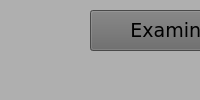
<?xml version="1.0" encoding="UTF-8"?>
<ui version="4.0">
 <class>MainWindow</class>
 <widget class="QMainWindow" name="MainWindow">
  <property name="windowTitle">
   <string>MainWindow</string>
  </property>
  <property name="styleSheet">
   <string notr="true">background-color: rgb(231, 236, 255);
background-color: rgb(175, 175, 175);</string>
  </property>
  <widget class="QWidget" name="centralwidget">
   <widget class="QPushButton" name="Examinar">
    <property name="geometry">
     <rect>
      <x>90</x>
      <y>10</y>
      <width>171</width>
      <height>41</height>
     </rect>
    </property>
    <property name="font">
     <font>
      <family>Verdana</family>
      <pointsize>14</pointsize>
     </font>
    </property>
    <property name="styleSheet">
     <string notr="true">background-color: rgb(102, 102, 102);</string>
    </property>
    <property name="text">
     <string>Examinar</string>
    </property>
   </widget>
   <widget class="QPushButton" name="Analizar">
    <property name="geometry">
     <rect>
      <x>70</x>
      <y>400</y>
      <width>201</width>
      <height>41</height>
     </rect>
    </property>
    <property name="font">
     <font>
      <family>Verdana</family>
      <pointsize>14</pointsize>
     </font>
    </property>
    <property name="styleSheet">
     <string notr="true">background-color: rgb(102, 102, 102);</string>
    </property>
    <property name="text">
     <string>Analizar imagen</string>
    </property>
   </widget>
   <widget class="QTextEdit" name="textEdit">
    <property name="geometry">
     <rect>
      <x>400</x>
      <y>200</y>
      <width>171</width>
      <height>121</height>
     </rect>
    </property>
    <property name="font">
     <font>
      <family>Verdana</family>
      <pointsize>12</pointsize>
      <weight>75</weight>
      <bold>true</bold>
     </font>
    </property>
    <property name="styleSheet">
     <string notr="true">background-color: rgb(177, 177, 177);</string>
    </property>
    <property name="html">
     <string>&lt;!DOCTYPE HTML PUBLIC &quot;-//W3C//DTD HTML 4.0//EN&quot; &quot;http://www.w3.org/TR/REC-html40/strict.dtd&quot;&gt;
&lt;html&gt;&lt;head&gt;&lt;meta name=&quot;qrichtext&quot; content=&quot;1&quot; /&gt;&lt;style type=&quot;text/css&quot;&gt;
p, li { white-space: pre-wrap; }
&lt;/style&gt;&lt;/head&gt;&lt;body style=&quot; font-family:'Verdana'; font-size:12pt; font-weight:600; font-style:normal;&quot;&gt;
&lt;p align=&quot;center&quot; style=&quot;-qt-paragraph-type:empty; margin-top:0px; margin-bottom:0px; margin-left:0px; margin-right:0px; -qt-block-indent:0; text-indent:0px;&quot;&gt;&lt;br /&gt;&lt;/p&gt;&lt;/body&gt;&lt;/html&gt;</string>
    </property>
   </widget>
   <widget class="QSlider" name="horizontalSlider">
    <property name="geometry">
     <rect>
      <x>820</x>
      <y>380</y>
      <width>160</width>
      <height>22</height>
     </rect>
    </property>
    <property name="maximum">
     <number>100</number>
    </property>
    <property name="orientation">
     <enum>Qt::Horizontal</enum>
    </property>
   </widget>
   <widget class="QRadioButton" name="radioButton">
    <property name="geometry">
     <rect>
      <x>740</x>
      <y>380</y>
      <width>71</width>
      <height>17</height>
     </rect>
    </property>
    <property name="text">
     <string>Manual</string>
    </property>
   </widget>
   <widget class="QRadioButton" name="automatica">
    <property name="geometry">
     <rect>
      <x>650</x>
      <y>380</y>
      <width>81</width>
      <height>17</height>
     </rect>
    </property>
    <property name="text">
     <string>Automatica</string>
    </property>
   </widget>
   <widget class="QLabel" name="label">
    <property name="geometry">
     <rect>
      <x>540</x>
      <y>370</y>
      <width>101</width>
      <height>31</height>
     </rect>
    </property>
    <property name="font">
     <font>
      <family>Verdana</family>
      <pointsize>12</pointsize>
      <weight>75</weight>
      <bold>true</bold>
     </font>
    </property>
    <property name="text">
     <string>Corrección</string>
    </property>
   </widget>
   <widget class="QLabel" name="label_2">
    <property name="geometry">
     <rect>
      <x>30</x>
      <y>80</y>
      <width>351</width>
      <height>291</height>
     </rect>
    </property>
    <property name="styleSheet">
     <string notr="true">background-color: rgb(175, 175, 175);</string>
    </property>
    <property name="text">
     <string/>
    </property>
   </widget>
   <widget class="QLabel" name="label_3">
    <property name="geometry">
     <rect>
      <x>590</x>
      <y>80</y>
      <width>351</width>
      <height>291</height>
     </rect>
    </property>
    <property name="styleSheet">
     <string notr="true">background-color: rgb(175, 175, 175);</string>
    </property>
    <property name="text">
     <string/>
    </property>
   </widget>
   <widget class="QLabel" name="label_4">
    <property name="geometry">
     <rect>
      <x>410</x>
      <y>150</y>
      <width>131</width>
      <height>31</height>
     </rect>
    </property>
    <property name="font">
     <font>
      <family>Verdana</family>
      <pointsize>12</pointsize>
      <weight>75</weight>
      <bold>true</bold>
     </font>
    </property>
    <property name="text">
     <string>Se detectaron:</string>
    </property>
   </widget>
   <widget class="QPushButton" name="Corregir">
    <property name="geometry">
     <rect>
      <x>680</x>
      <y>410</y>
      <width>121</width>
      <height>31</height>
     </rect>
    </property>
    <property name="font">
     <font>
      <family>Verdana</family>
      <pointsize>14</pointsize>
     </font>
    </property>
    <property name="styleSheet">
     <string notr="true">background-color: rgb(102, 102, 102);</string>
    </property>
    <property name="text">
     <string>Corregir</string>
    </property>
   </widget>
   <widget class="QComboBox" name="popup">
    <property name="geometry">
     <rect>
      <x>950</x>
      <y>200</y>
      <width>251</width>
      <height>31</height>
     </rect>
    </property>
    <property name="font">
     <font>
      <family>Verdana</family>
      <pointsize>10</pointsize>
      <weight>75</weight>
      <bold>true</bold>
     </font>
    </property>
    <item>
     <property name="text">
      <string/>
     </property>
    </item>
    <item>
     <property name="text">
      <string>Guardar imagen original</string>
     </property>
    </item>
    <item>
     <property name="text">
      <string>Guardar imagen corregida</string>
     </property>
    </item>
    <item>
     <property name="text">
      <string>Guardar imagen sin etiquetas</string>
     </property>
    </item>
    <item>
     <property name="text">
      <string>Descargar mascara binaria de RE</string>
     </property>
    </item>
    <item>
     <property name="text">
      <string/>
     </property>
    </item>
   </widget>
   <widget class="QPushButton" name="pushButton">
    <property name="geometry">
     <rect>
      <x>1040</x>
      <y>250</y>
      <width>75</width>
      <height>23</height>
     </rect>
    </property>
    <property name="font">
     <font>
      <family>Verdana</family>
      <pointsize>12</pointsize>
      <weight>75</weight>
      <bold>true</bold>
     </font>
    </property>
    <property name="styleSheet">
     <string notr="true">background-color: rgb(102, 102, 102);</string>
    </property>
    <property name="text">
     <string>ok</string>
    </property>
   </widget>
   <widget class="QComboBox" name="popup_DM">
    <property name="geometry">
     <rect>
      <x>950</x>
      <y>200</y>
      <width>251</width>
      <height>31</height>
     </rect>
    </property>
    <property name="font">
     <font>
      <family>Verdana</family>
      <pointsize>10</pointsize>
      <weight>75</weight>
      <bold>true</bold>
     </font>
    </property>
    <item>
     <property name="text">
      <string/>
     </property>
    </item>
    <item>
     <property name="text">
      <string>Guardar imagen original</string>
     </property>
    </item>
    <item>
     <property name="text">
      <string>Guardar imagen sin etiquetas</string>
     </property>
    </item>
    <item>
     <property name="text">
      <string>Eliminar imagen</string>
     </property>
    </item>
   </widget>
   <widget class="QComboBox" name="popup_NO">
    <property name="geometry">
     <rect>
      <x>950</x>
      <y>200</y>
      <width>251</width>
      <height>31</height>
     </rect>
    </property>
    <property name="font">
     <font>
      <family>Verdana</family>
      <pointsize>10</pointsize>
      <weight>75</weight>
      <bold>true</bold>
     </font>
    </property>
    <item>
     <property name="text">
      <string/>
     </property>
    </item>
    <item>
     <property name="text">
      <string>Guardar imagen original</string>
     </property>
    </item>
    <item>
     <property name="text">
      <string>Guardar imagen sin etiquetas</string>
     </property>
    </item>
    <item>
     <property name="text">
      <string/>
     </property>
    </item>
   </widget>
   <widget class="QComboBox" name="popup_DOS">
    <property name="geometry">
     <rect>
      <x>950</x>
      <y>200</y>
      <width>251</width>
      <height>31</height>
     </rect>
    </property>
    <property name="font">
     <font>
      <family>Verdana</family>
      <pointsize>10</pointsize>
      <weight>75</weight>
      <bold>true</bold>
     </font>
    </property>
    <item>
     <property name="text">
      <string/>
     </property>
    </item>
    <item>
     <property name="text">
      <string>Guardar imagen original</string>
     </property>
    </item>
    <item>
     <property name="text">
      <string>Guardar imagen corregida</string>
     </property>
    </item>
    <item>
     <property name="text">
      <string>Guardar imagen sin etiquetas</string>
     </property>
    </item>
    <item>
     <property name="text">
      <string>Descargar mascara binaria de RE</string>
     </property>
    </item>
    <item>
     <property name="text">
      <string>Eliminar imagen</string>
     </property>
    </item>
   </widget>
   <zorder>Examinar</zorder>
   <zorder>Analizar</zorder>
   <zorder>textEdit</zorder>
   <zorder>horizontalSlider</zorder>
   <zorder>radioButton</zorder>
   <zorder>automatica</zorder>
   <zorder>label</zorder>
   <zorder>label_2</zorder>
   <zorder>label_3</zorder>
   <zorder>label_4</zorder>
   <zorder>popup</zorder>
   <zorder>pushButton</zorder>
   <zorder>popup_DM</zorder>
   <zorder>Corregir</zorder>
   <zorder>popup_NO</zorder>
   <zorder>popup_DOS</zorder>
  </widget>
  <widget class="QMenuBar" name="menubar">
   <property name="geometry">
    <rect>
     <x>0</x>
     <y>0</y>
     <width>1223</width>
     <height>21</height>
    </rect>
   </property>
  </widget>
  <widget class="QStatusBar" name="statusbar"/>
 </widget>
 <resources/>
 <connections/>
</ui>
